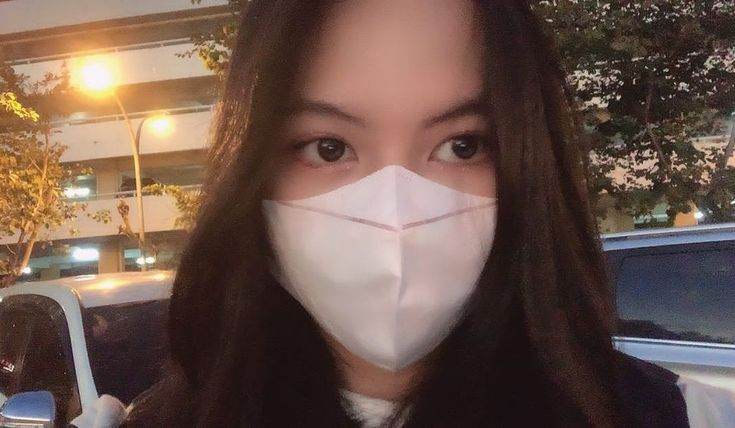
#> input picture PCP/gambar/Sayang.jpg, 735 x 428 px
$ python menampilkan.py
#> lines starting #> are read from the running program, lines starting #| are printed output that depends on the picture
# memanggil library opencv
import cv2
from cv2 import waitKey

# menyimpan gambar dengan fungsi imread dari OpenCV
img = cv2.imread("gambar/Sayang.jpg")
#> img is the input picture: shape (428, 735, 3); mean B, G, R 76.2, 86.2, 108.9

# sesuaikan dengan nama file yang diunggah pada cell sebelumnya

# menampilkan gambar dengan fungsi cv2_imshow
cv2.imshow('Hasil', img)


# lihat tipe data img. disimpan sebagai apa?
print(type(img))
#| <class 'numpy.ndarray'>

print(img.shape) #menampilkan resolusi
#| (428, 735, 3)
print(img.size) #menampilkan ukuran data pada media penyimpan
#| 943740
print(img.dtype) #image datatype (kedalaman bit)
#| uint8
# Band blue, green dan red masng-masing disimpan pada variabel b,g,r
b, g, r = cv2.split(img)
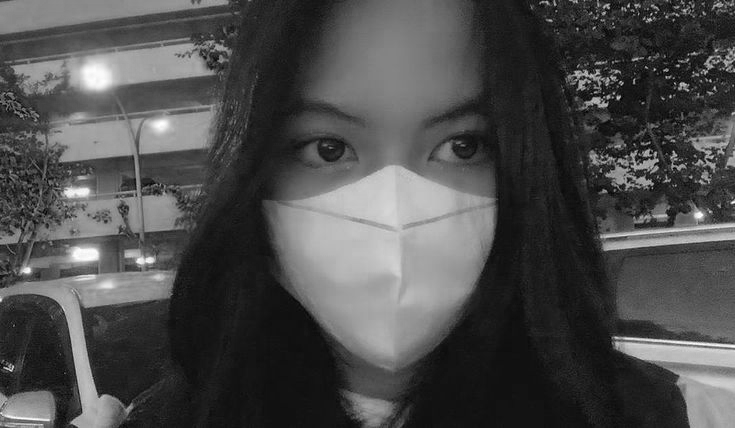
#> b: shape (428, 735); min 0, max 255, mean 76.2
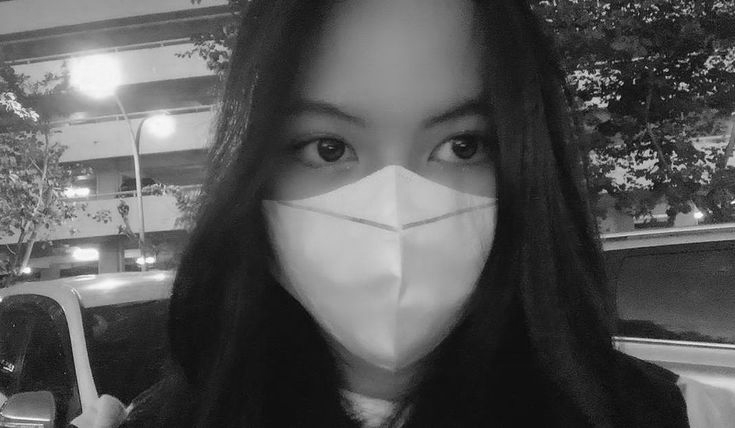
#> g: shape (428, 735); min 0, max 255, mean 86.2
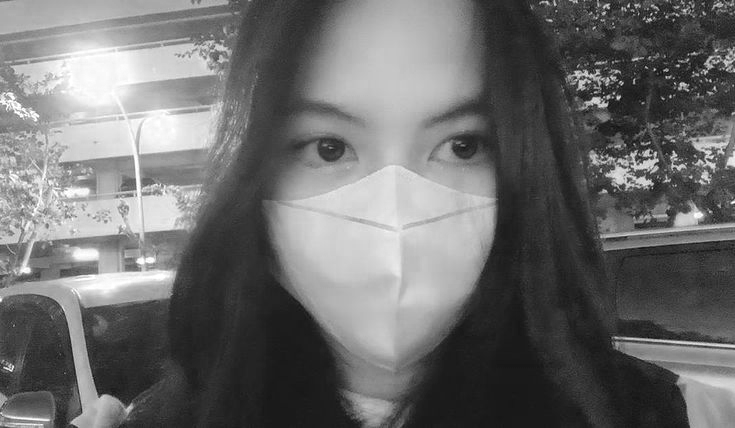
#> r: shape (428, 735); min 8, max 255, mean 108.9
b = img[...,0] # blue channel
g = img[...,1] # green channel
r = img[...,2] # red channel

cv2.imshow('hasil biru', b); # menampilkan band biru
cv2.imshow('hasil hijau', g);
cv2.imshow('hasil merah', r);


import cv2
from cv2 import waitKey
img = cv2.imread("gambar/Sayang.jpg")
# konversi BGR dari variable img ke colorspace HSV
hsv = cv2.cvtColor(img, cv2.COLOR_BGR2HSV);
#> hsv: shape (428, 735, 3); mean H, S, V 37.6, 90.7, 110.4
# memisahkan hue, saturation dan value
h, s, v = cv2.split(hsv)
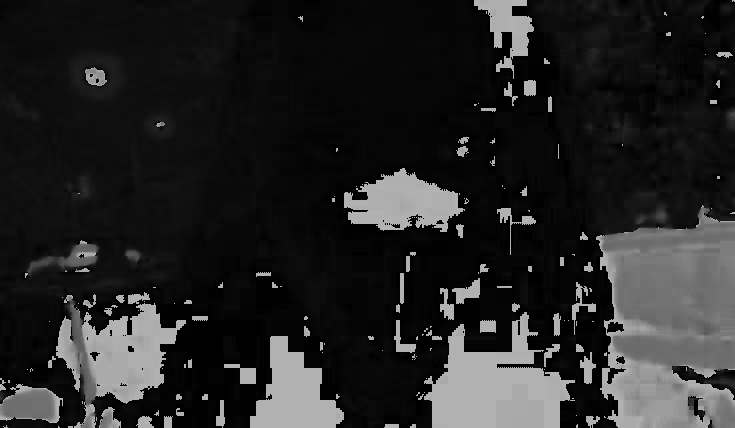
#> h: shape (428, 735); min 0, max 179, mean 37.6
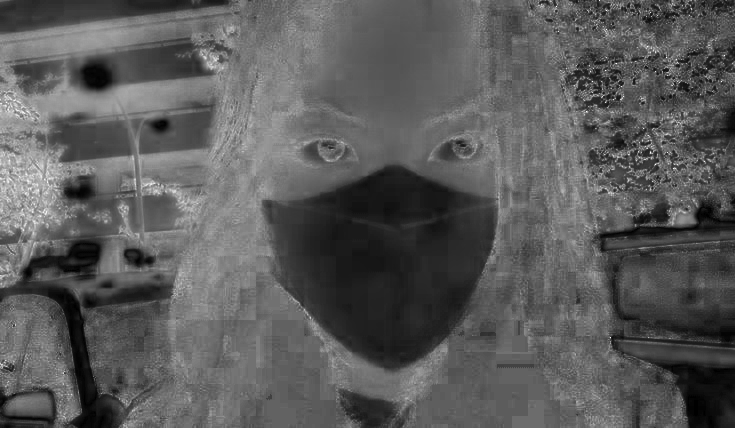
#> s: shape (428, 735); min 0, max 255, mean 90.7
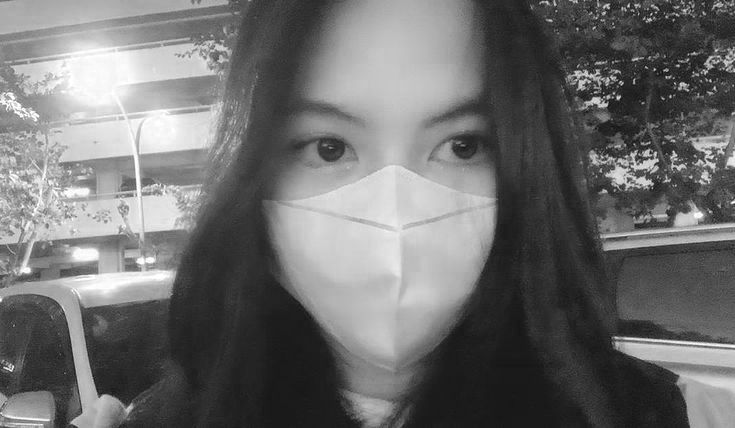
#> v: shape (428, 735); min 11, max 255, mean 110.4
# menampilkan band hue
cv2.imshow('Hasil hsv', hsv)
cv2.imshow('Hasil hsv', h)
cv2.imshow('Hasil hsv', s)
cv2.imshow('Hasil hsv', v)
cv2.imshow('Hasil', img)
waitKey(0)

$ run again, with PCP/gambar/ohtani.jpg copied over PCP/gambar/Sayang.jpg
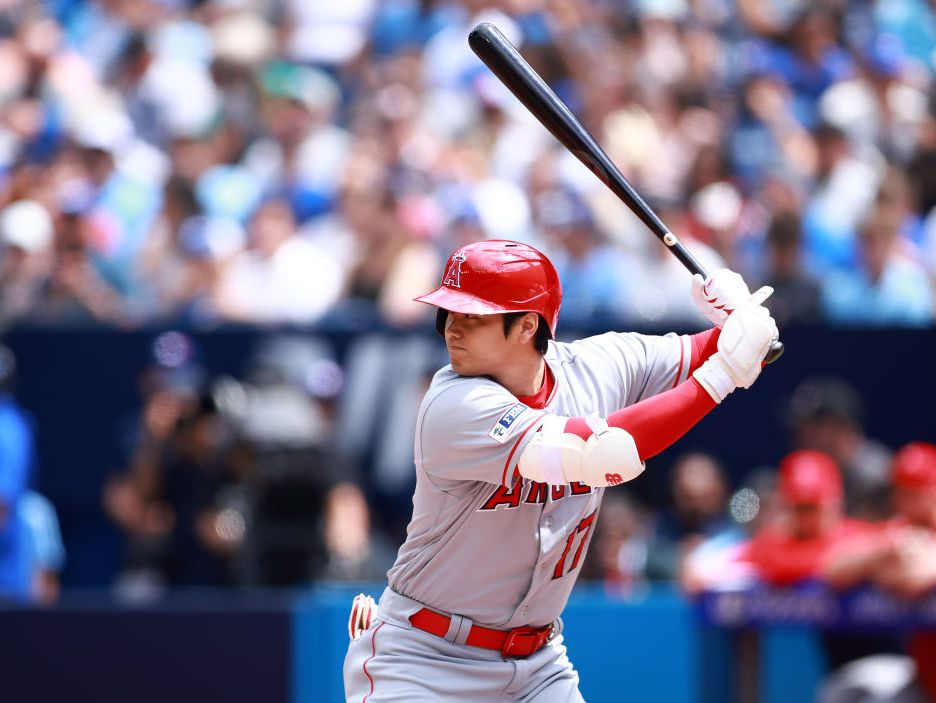
#> input picture PCP/gambar/ohtani.jpg, 936 x 703 px
#> img is the input picture: shape (703, 936, 3); mean B, G, R 137.4, 115, 123.9
#| <class 'numpy.ndarray'>
#| (703, 936, 3)
#| 1974024
#| uint8
#> hsv: shape (703, 936, 3); mean H, S, V 115.5, 93.3, 152.3
#> `h, s, v = cv2.split(hsv)`:
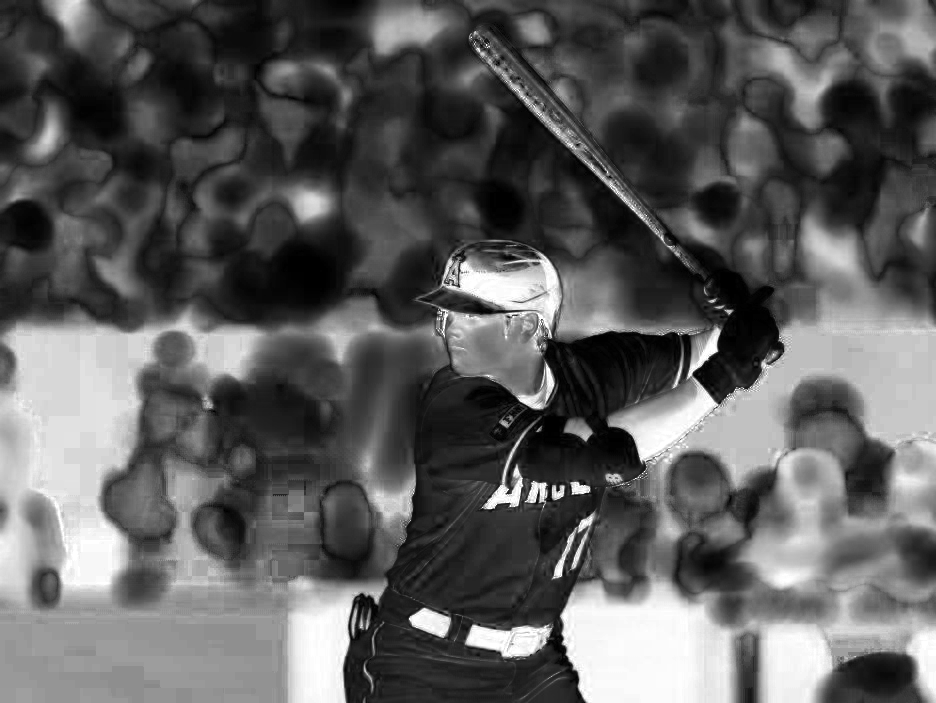
#> s: shape (703, 936); min 0, max 255, mean 93.3
#> `h, s, v = cv2.split(hsv)`:
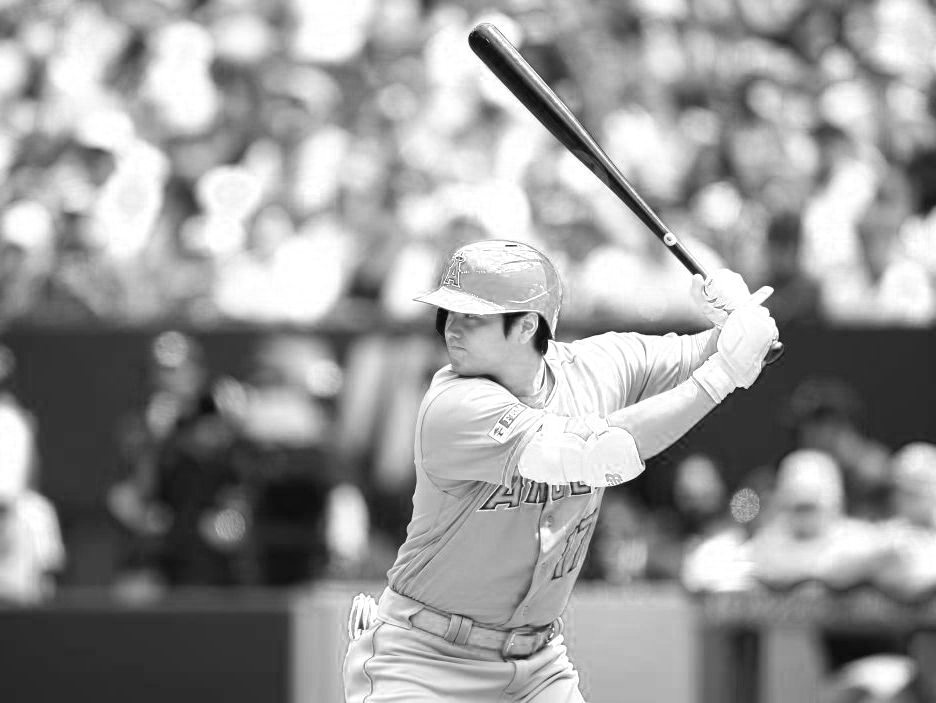
#> v: shape (703, 936); min 5, max 255, mean 152.3
